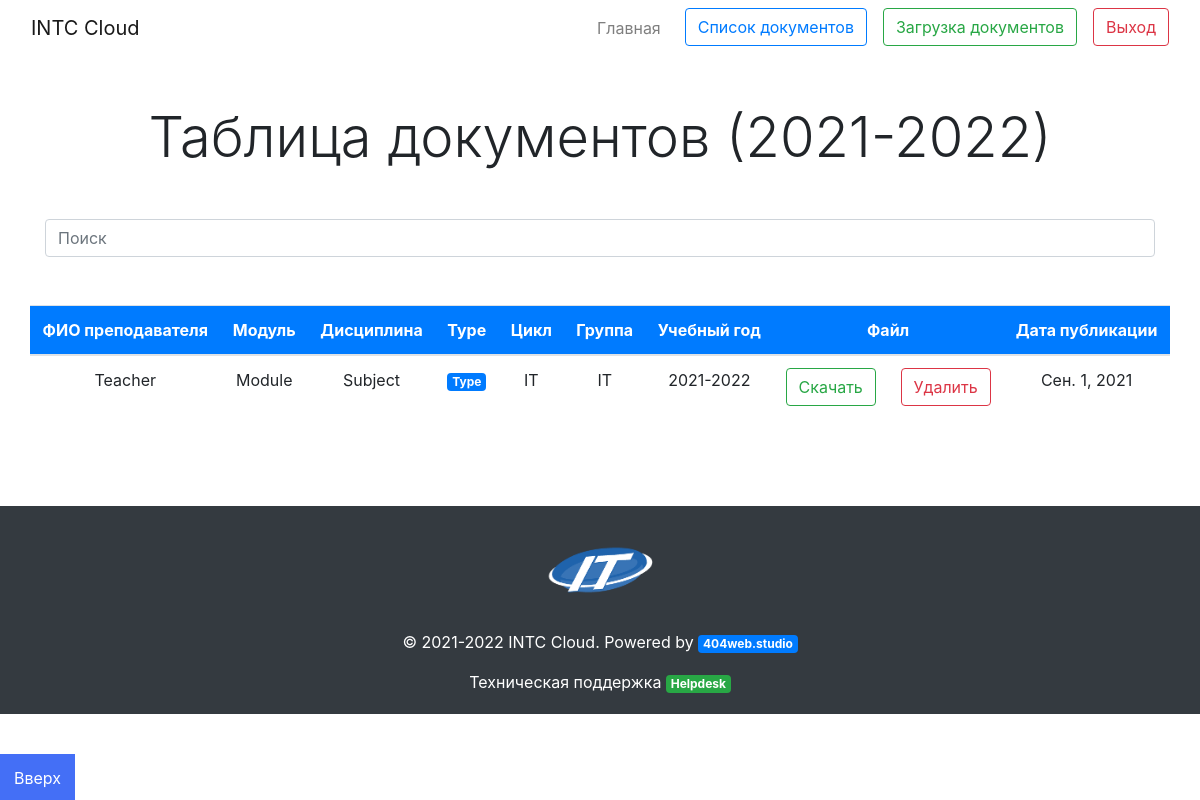
Screenshot of /documents21/ (signed in) with the database file from the repository.
### intcCloud/core/models.py (models this page shows, shortened)
class Document21(models.Model):
    documentName21 = models.CharField("<b>Наименование модуля </b>", max_length=255)
    docName21 = models.CharField("<b>Наименование дисциплины </b>", max_length=255, default="")
    cycleType21 = models.CharField("<b>Наименование ПЦК </b>", max_length=255, default="")
    studyGroup21 = models.CharField("<b>Группа </b>", max_length=255, default="")
    teacherName21 = models.CharField("<b>ФИО преподавателя </b>",max_length=255)
    documentType21 = models.CharField("<b>Тип документа </b>",max_length=100)
    year21 = models.CharField("<b>Учебный год </b>",max_length=100, default="")
    postDate21 = models.DateField(("Date"), default=datetime.date.today)
    document21 = models.FileField("<b>Файл </b>",upload_to='documents/files')

### intcCloud/core/views.py (the view)
# urls.py: path('documents21/', views.document_list21, name='document_list21'),
def document_list21(request):
    documents21 = Document21.objects.all()
    return render(request, 'document_list21.html', {
        'documents21': documents21
    })

### intcCloud/templates/document_list21.html (shortened to what this page needs)
{% extends 'base.html' %}
{% block documentlist %}
<div class="container-fluid">
  <h1 class="display-4 mb-5 mt-5 text-center">Таблица документов (2021-2022)</h1>
    <div id="top-btn">
    <a href="#">Вверх</a>
  </div>
  <div class="container">
    <form class="mr-auto mb-5">
      <div class="input-group mb-3">
        <input id="myInput" onkeyup="myFunction()" type="text" class="form-control" placeholder="Поиск"
          aria-label="Recipient's username" aria-describedby="button-addon2">
      </div>
    </form>
  </div>
  <div id="subject-list">
    <div class="container-fluid table-responsive">
      <table id="myTable" class="table table-hover text-center">
        <thead class="bg-primary">
          <tr>
            <th scope="col" class="text-white">ФИО преподавателя</th>
            <th scope="col" class="text-white">Модуль</th>
            <th scope="col" class="text-white">Дисциплина</th>
	    <th scope="col" class="text-white">Type</th>
            <th scope="col" class="text-white">Цикл</th>
            <th scope="col" class="text-white">Группа</th>
            <th scope="col" class="text-white">Учебный год</th>
            <th colspan="2" scope="col" class="text-white">Файл</th>
            {% if request.user.is_superuser %}
              <th scope="col" class="text-white">Дата публикации</th>
              {% endif %}
          </tr>
        </thead>
        <tbody>
          {% for document in documents21 %}
          <tr>
            <td>{{ document.teacherName21 }}</td>
            <td>{{ document.documentName21 }}</td>
            <td>{{ document.docName21 }}</td>
	    <td><span class="text-white badge bg-primary">{{ document.documentType21 }}</span></td>
            <td>{{ document.cycleType21 }}</td>
            <td>{{ document.studyGroup21 }}</td>
            <td>{{ document.year21 }}</td>
            <td><a href="https://view.officeapps.live.com/op/embed.aspx?src={{ document.document21.url }}" class="btn btn-outline-success">Скачать</a></td>
            <form method="post" action="{% url 'delete_document21' document.pk %}">
              {% if request.user.is_superuser %}
              <td><button onclick="alert('Deleted')" class="btn btn-outline-danger">Удалить</button></td>
              <td>{{ document.postDate21 }}</td>
              {% endif %}
            </form>
          </tr>
          {% endfor %}
        </tbody>
      </table>
    </div>
  </div>
</div>
<br><br><br>
{% endblock %}

### intcCloud/static/css/style.css (style rules this page uses)
* { padding: 0; margin: 0; }

### intcCloud/templates/document_list21.html (style rules this page uses)
#top-btn { display: inline-block; position: fixed; bottom: 10px; left: 0; }
#top-btn a { background-color: #446ff6; color: #fff; padding: 14px; }

### rows the page displays
Document21: teacherName21 "Teacher", documentName21 "Module", docName21 "Subject", documentType21 "Type", cycleType21 "IT", studyGroup21 "IT", year21 "2021-2022", postDate21 "Сен. 1, 2021"
